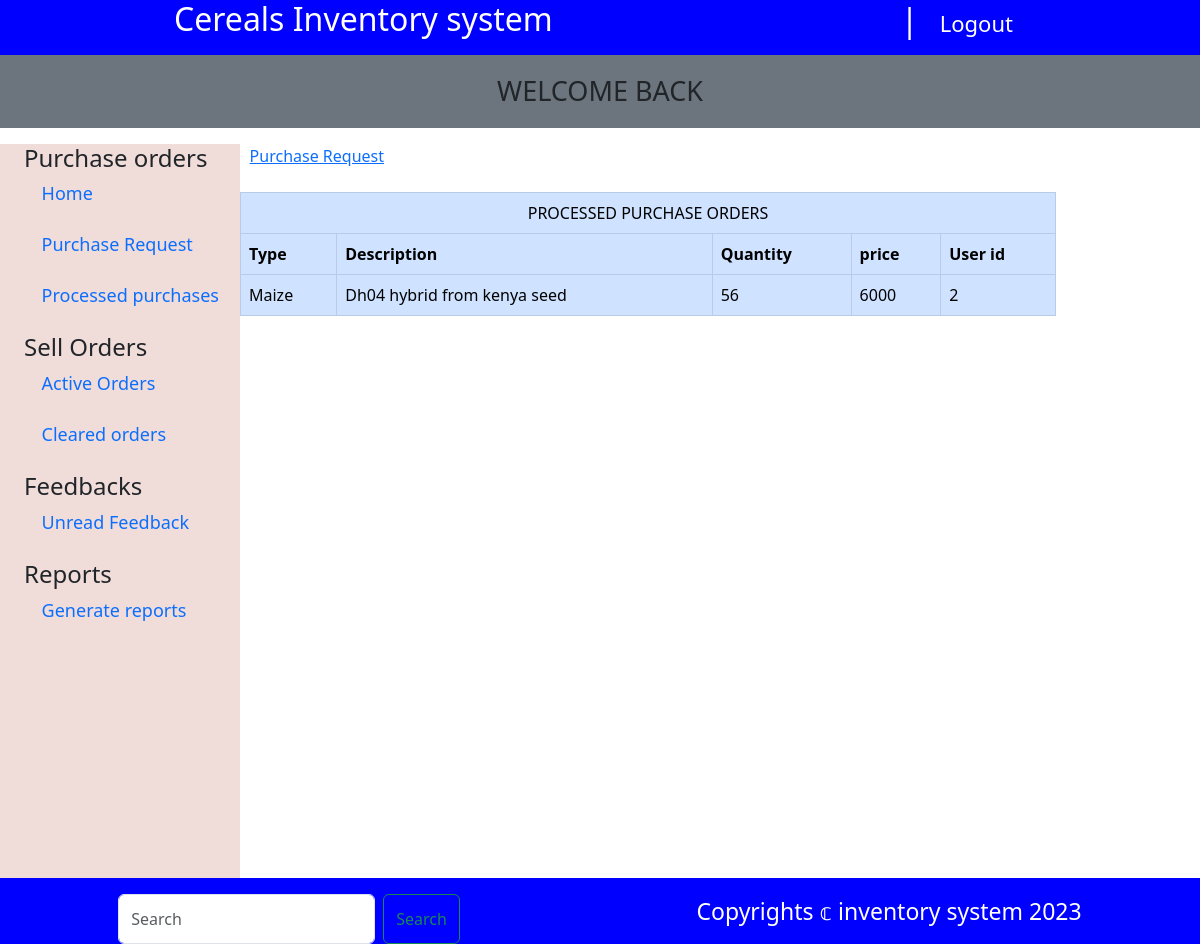
Page /Admin/saleorders.php (signed in) on the committed database.
### tables this page shows
CREATE TABLE `sale` (
  `id` int(11) NOT NULL,
  `type` varchar(255) NOT NULL,
  `quantity` int(20) NOT NULL,
  `price` int(20) NOT NULL,
  `description` varchar(255) NOT NULL,
  `total` int(10) NOT NULL,
  `user_id` int(10) NOT NULL,
  `status` int(1) NOT NULL DEFAULT 0
);

### Admin/saleorders.php (the view, shortened to what this page needs)
<?php
include '../connection.php';
?>
<!doctype html>
<html lang="en">
<head>
    <link rel="stylesheet" href="../CSS/style.css">
</head>
<body>
<div style="background: blue;" class="header d-flex justify-content-around align-content-center">
    <h2 class="text-white">Cereals Inventory system </h2>
    <h2 class="text-white"><?php if(isset($_SESSION['username'])){
        }?>| <a  style="font-size:22px;" href="logout.php" class="btn text-white">Logout</a></h2>
</div>
<?php
if(isset($_SESSION['status'])){
    ?>
    <p style="font-size: 27px;" class="text-center p-3 bg-secondary text-uppercase"><?php echo $_SESSION['status'] ?></p>
    <?php
}
?>
<div class="mainbody d-flex">
    <div class="sidebar">
        <div class="form-group ms-4">
            <h4>Purchase orders</h4>
            <div class="link">
                <span class="">   <a href="index.php">Home</a></span><br><br>
                <span class="">   <a href="purchase.php">Purchase Request</a></span><br><br>
                <span class="my-5">   <a href="purchaseorders.php">Processed purchases</a></span><br><br>
            </div>
        </div>
        <div class="form-group ms-4">
            <h4>Sell Orders</h4>
            <div class="link">
                <span class="">   <a href="sale.php" >Active Orders</a></span><br><br>
                <span class="my-5">   <a href="saleorders.php" >Cleared orders</a></span><br><br>
            </div>
        </div>
        <div class="form-group ms-4">
            <h4>Feedbacks</h4>
            <div class="link">
                <span class="">   <a href="feedback.php">Unread Feedback</a></span><br><br>
            </div>
        </div>
        <div class="form-group ms-4">
            <h4>Reports</h4>
            <div class="link">
                <span class="">   <a href="reports.php" >Generate reports</a></span><br><br>
            </div>
        </div>
    </div>
    <div class="main_content">
        <span class="">   <a href="purchase.php">Purchase Request</a></span><br><br>
        <table class="table table-responsive-sm table-primary table-hover table-bordered">
            <thead>
            <tr><td class="text-center text-uppercase" colspan="7">Processed purchase orders</td></tr>
            <tr>
                <th>Type</th>
                <th>Description</th>
                <th>Quantity</th>
                <th>price</th>
                <th>User id</th>
            </tr>
            </thead>
            <tbody>
            <?php
            $ordered_food="select * from sale where status='1'";
            $ordered_foodrun=mysqli_query($conn,$ordered_food);
            while($rows=mysqli_fetch_assoc($ordered_foodrun)){
                ?>
                <tr>
                    <td><?php echo $rows['type']?></td>
                    <td><?php echo $rows['description']?></td>
                    <td><?php echo $rows['quantity']?></td>
                    <td><?php echo $rows['price']?></td>
                    <td><?php echo $rows['user_id']?></td>
                </tr>
                <?php
            }
            ?>
            </tbody>
        </table>
    </div>
</div>
<div style="background: blue; position: fixed;bottom: 0px; width: 100%;" class="header d-flex justify-content-around align-content-center pt-3">
    <form class="d-flex" role="search">
        <input class="form-control me-2" type="search" placeholder="Search" aria-label="Search">
        <button class="btn btn-outline-success" type="submit">Search</button>
    </form>
    <p style="color: white; font-size: 23px;">Copyrights &copf; inventory system 2023</p>
</div>
</body>
</html>

### Admin/saleorders.php (style rules this page uses)
.sidebar { width:20vw;height:100vh;background:#F0DDDA; }
.main_content { width:68vw;height:100vh; }
.link a { text-decoration: none; font-size: 18px; padding: 0.5rem; }
span { padding: 0.6rem; }

### rows in the picture
sale: type "Maize", description "Dh04 hybrid from kenya seed", quantity "56", price "6000", user "2"

### other values in the picture
$_SESSION['status'] "WELCOME BACK"
